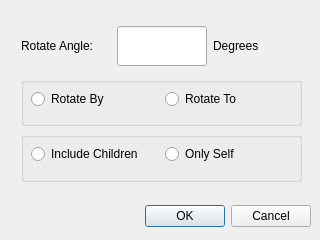
<?xml version="1.0" encoding="UTF-8"?>
<ui version="4.0">
 <class>PriRotateCfgDialog</class>
 <widget class="QDialog" name="PriRotateCfgDialog">
  <property name="geometry">
   <rect>
    <x>0</x>
    <y>0</y>
    <width>320</width>
    <height>240</height>
   </rect>
  </property>
  <property name="windowTitle">
   <string>Dialog</string>
  </property>
  <widget class="QDialogButtonBox" name="buttonBox">
   <property name="geometry">
    <rect>
     <x>10</x>
     <y>200</y>
     <width>301</width>
     <height>32</height>
    </rect>
   </property>
   <property name="orientation">
    <enum>Qt::Horizontal</enum>
   </property>
   <property name="standardButtons">
    <set>QDialogButtonBox::Cancel|QDialogButtonBox::Ok</set>
   </property>
  </widget>
  <widget class="QWidget" name="layoutWidget">
   <property name="geometry">
    <rect>
     <x>21</x>
     <y>21</y>
     <width>281</width>
     <height>161</height>
    </rect>
   </property>
   <layout class="QVBoxLayout" name="verticalLayout">
    <item>
     <layout class="QHBoxLayout" name="horizontalLayout">
      <item>
       <widget class="QLabel" name="label">
        <property name="text">
         <string>Rotate Angle:</string>
        </property>
       </widget>
      </item>
      <item>
       <widget class="QLineEdit" name="lineEdit_degrees">
        <property name="minimumSize">
         <size>
          <width>80</width>
          <height>0</height>
         </size>
        </property>
        <property name="maximumSize">
         <size>
          <width>90</width>
          <height>40</height>
         </size>
        </property>
       </widget>
      </item>
      <item>
       <widget class="QLabel" name="label_2">
        <property name="text">
         <string>Degrees</string>
        </property>
       </widget>
      </item>
     </layout>
    </item>
    <item>
     <widget class="QGroupBox" name="groupBox">
      <property name="title">
       <string/>
      </property>
      <widget class="QWidget" name="layoutWidget">
       <property name="geometry">
        <rect>
         <x>10</x>
         <y>10</y>
         <width>261</width>
         <height>25</height>
        </rect>
       </property>
       <layout class="QHBoxLayout" name="horizontalLayout_2">
        <item>
         <widget class="QRadioButton" name="radio_by">
          <property name="text">
           <string>Rotate By</string>
          </property>
         </widget>
        </item>
        <item>
         <widget class="QRadioButton" name="radio_to">
          <property name="text">
           <string>Rotate To</string>
          </property>
         </widget>
        </item>
       </layout>
      </widget>
     </widget>
    </item>
    <item>
     <widget class="QGroupBox" name="groupBox_2">
      <property name="title">
       <string/>
      </property>
      <widget class="QWidget" name="layoutWidget">
       <property name="geometry">
        <rect>
         <x>10</x>
         <y>10</y>
         <width>261</width>
         <height>25</height>
        </rect>
       </property>
       <layout class="QHBoxLayout" name="horizontalLayout_3">
        <item>
         <widget class="QRadioButton" name="radio_include">
          <property name="text">
           <string>Include Children</string>
          </property>
         </widget>
        </item>
        <item>
         <widget class="QRadioButton" name="radio_self">
          <property name="text">
           <string>Only Self</string>
          </property>
         </widget>
        </item>
       </layout>
      </widget>
     </widget>
    </item>
   </layout>
  </widget>
 </widget>
 <resources/>
 <connections>
  <connection>
   <sender>buttonBox</sender>
   <signal>accepted()</signal>
   <receiver>PriRotateCfgDialog</receiver>
   <slot>accept()</slot>
   <hints>
    <hint type="sourcelabel">
     <x>248</x>
     <y>254</y>
    </hint>
    <hint type="destinationlabel">
     <x>157</x>
     <y>274</y>
    </hint>
   </hints>
  </connection>
  <connection>
   <sender>buttonBox</sender>
   <signal>rejected()</signal>
   <receiver>PriRotateCfgDialog</receiver>
   <slot>reject()</slot>
   <hints>
    <hint type="sourcelabel">
     <x>316</x>
     <y>260</y>
    </hint>
    <hint type="destinationlabel">
     <x>286</x>
     <y>274</y>
    </hint>
   </hints>
  </connection>
 </connections>
</ui>
